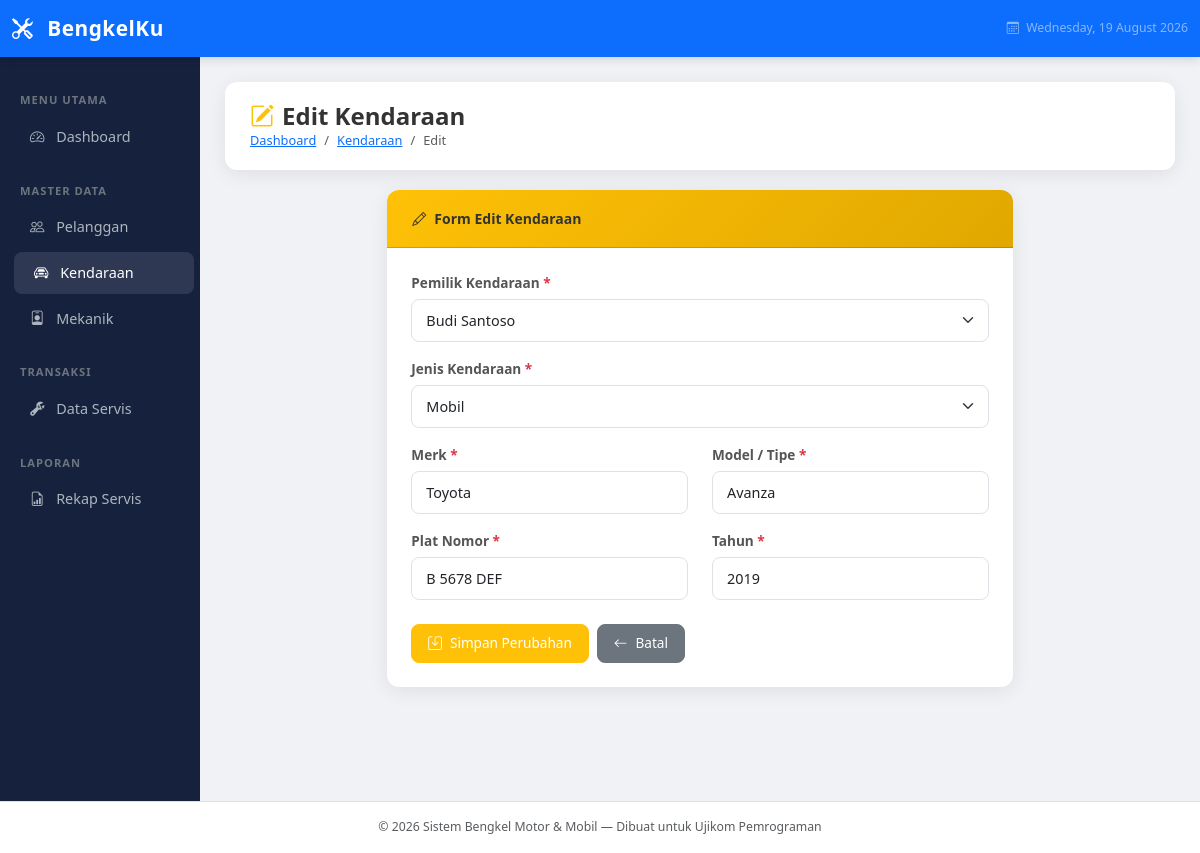
Screenshot of /kendaraan/edit.php?id=2 with the database file from the repository.
### tables this page shows
CREATE TABLE IF NOT EXISTS kendaraan (
    id INT AUTO_INCREMENT PRIMARY KEY,
    id_pelanggan INT NOT NULL,
    jenis ENUM('Motor', 'Mobil') NOT NULL,
    merk VARCHAR(50) NOT NULL,
    model VARCHAR(50) NOT NULL,
    plat_nomor VARCHAR(15) NOT NULL,
    tahun YEAR NOT NULL,
    FOREIGN KEY (id_pelanggan) REFERENCES pelanggan(id) ON DELETE CASCADE
);

CREATE TABLE IF NOT EXISTS pelanggan (
    id INT AUTO_INCREMENT PRIMARY KEY,
    nama VARCHAR(100) NOT NULL,
    telepon VARCHAR(15) NOT NULL,
    alamat TEXT,
    created_at TIMESTAMP DEFAULT CURRENT_TIMESTAMP
);

### kendaraan/edit.php (the view, shortened to what this page needs)
<?php
require_once '../config/database.php';
$id    = $_GET['id'] ?? 0;
$result = mysqli_query($conn, "SELECT * FROM kendaraan WHERE id = $id");
$data = mysqli_fetch_assoc($result);
$pelanggan_list = mysqli_query($conn, "SELECT id, nama FROM pelanggan ORDER BY nama ASC");
require_once '../includes/header.php';
?>
<div class="page-header">
    <div>
        <h4><i class="bi bi-pencil-square me-2 text-warning"></i>Edit Kendaraan</h4>
        <nav aria-label="breadcrumb">
            <ol class="breadcrumb">
                <li class="breadcrumb-item"><a href="../index.php">Dashboard</a></li>
                <li class="breadcrumb-item"><a href="index.php">Kendaraan</a></li>
                <li class="breadcrumb-item active">Edit</li>
            </ol>
        </nav>
    </div>
</div>
<div class="row justify-content-center">
    <div class="col-md-8">
        <div class="card form-card">
            <div class="card-header" style="background: linear-gradient(135deg, #ffc107, #e0a800); color:#333">
                <i class="bi bi-pencil me-2"></i>Form Edit Kendaraan
            </div>
            <div class="card-body p-4">
                <form method="POST" action="">
                    <div class="mb-3">
                        <label for="id_pelanggan" class="form-label">Pemilik Kendaraan <span class="text-danger">*</span></label>
                        <select class="form-select" id="id_pelanggan" name="id_pelanggan" required>
                            <?php
                            $cur_id_pelanggan = isset($_POST['id_pelanggan']) ? $_POST['id_pelanggan'] : $data['id_pelanggan'];
                            while ($p = mysqli_fetch_assoc($pelanggan_list)): ?>
                            <option value="<?= $p['id'] ?>" <?= ($cur_id_pelanggan == $p['id']) ? 'selected' : '' ?>>
                                <?= htmlspecialchars($p['nama']) ?>
                            </option>
                            <?php endwhile; ?>
                        </select>
                    </div>
                    <div class="mb-3">
                        <label for="jenis" class="form-label">Jenis Kendaraan <span class="text-danger">*</span></label>
                        <?php $cur_jenis = isset($_POST['jenis']) ? $_POST['jenis'] : $data['jenis']; ?>
                        <select class="form-select" id="jenis" name="jenis" required>
                            <option value="Mobil" <?= $cur_jenis == 'Mobil' ? 'selected' : '' ?>>Mobil</option>
                        </select>
                    </div>
                    <div class="row">
                        <div class="col-md-6 mb-3">
                            <label for="merk" class="form-label">Merk <span class="text-danger">*</span></label>
                            <input type="text" class="form-control" id="merk" name="merk"
                                   value="<?= htmlspecialchars(isset($_POST['merk']) ? $_POST['merk'] : $data['merk']) ?>" required>
                        </div>
                        <div class="col-md-6 mb-3">
                            <label for="model" class="form-label">Model / Tipe <span class="text-danger">*</span></label>
                            <input type="text" class="form-control" id="model" name="model"
                                   value="<?= htmlspecialchars(isset($_POST['model']) ? $_POST['model'] : $data['model']) ?>" required>
                        </div>
                    </div>
                    <div class="row">
                        <div class="col-md-6 mb-3">
                            <label for="plat_nomor" class="form-label">Plat Nomor <span class="text-danger">*</span></label>
                            <input type="text" class="form-control text-uppercase" id="plat_nomor" name="plat_nomor"
                                   value="<?= htmlspecialchars(isset($_POST['plat_nomor']) ? $_POST['plat_nomor'] : $data['plat_nomor']) ?>" required>
                        </div>
                        <div class="col-md-6 mb-3">
                            <label for="tahun" class="form-label">Tahun <span class="text-danger">*</span></label>
                            <input type="number" class="form-control" id="tahun" name="tahun"
                                   min="1990" max="<?= date('Y') ?>"
                                   value="<?= htmlspecialchars(isset($_POST['tahun']) ? $_POST['tahun'] : $data['tahun']) ?>" required>
                        </div>
                    </div>
                    <div class="d-flex gap-2 mt-2">
                        <button type="submit" class="btn btn-warning text-white">
                            <i class="bi bi-save me-2"></i>Simpan Perubahan
                        </button>
                        <a href="index.php" class="btn btn-secondary">
                            <i class="bi bi-arrow-left me-2"></i>Batal
                        </a>
                    </div>
                </form>
            </div>
        </div>
    </div>
</div>
<?php require_once '../includes/footer.php'; ?>

### assets/css/style.css (style rules this page uses)
:root { --primary: #0d6efd; --success: #198754; --warning: #ffc107; --danger: #dc3545; --dark: #1a1a2e; --sidebar-bg: #16213e; --card-shadow: 0 4px 20px rgba(0, 0, 0, 0.08); }
body { background-color: #f0f2f5; font-family: 'Segoe UI', Tahoma, Geneva, Verdana, sans-serif; font-size: 14px; }
.page-header { background: white; border-radius: 12px; padding: 20px 25px; margin-bottom: 20px; box-shadow: var(--card-shadow); display: flex; align-items: center; justify-content: space-between; }
.page-header h4 { margin: 0; font-weight: 700; color: #333; }
.page-header .breadcrumb { margin: 0; background: none; padding: 0; font-size: 0.8rem; }
.form-card { border: none; border-radius: 12px; box-shadow: var(--card-shadow); }
.form-card .card-header { background: linear-gradient(135deg, #0d6efd, #0056b3); color: white; border-radius: 12px 12px 0 0 !important; padding: 18px 25px; font-weight: 600; }
.form-label { font-weight: 600; font-size: 0.85rem; color: #555; margin-bottom: 5px; }
.form-control, .form-select { border-radius: 8px; border: 1.5px solid #dee2e6; padding: 10px 14px; font-size: 0.9rem; transition: border-color 0.2s, box-shadow 0.2s; }
.btn { border-radius: 8px; font-size: 0.85rem; font-weight: 500; padding: 8px 16px; transition: all 0.2s ease; }

### rows the page displays
kendaraan: id_pelanggan "Budi Santoso", jenis "Mobil", merk "Toyota", model "Avanza", plat_nomor "B 5678 DEF", tahun "2019"
